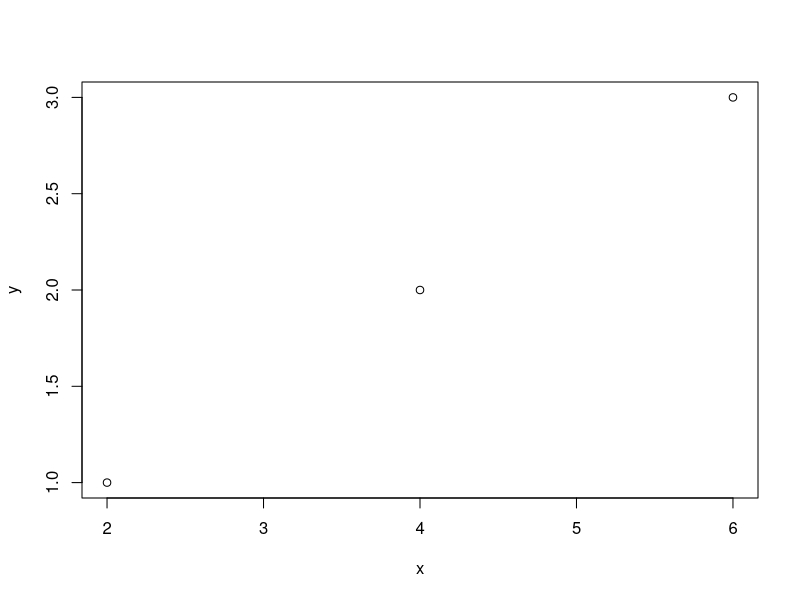

This figure's R source:
# シャープ以降は読み込まれません。

x <- c(2, 4, 6)
y <- c(1, 2, 3)
data <- data.frame(x,y) # データフレーム作成
plot(data) # 散布図を作成
